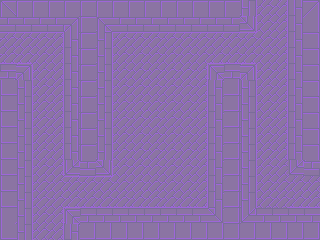

Below is a game level as drawn by its tile map, then a one-line description and the .tmx file that defines it, in full:
An orthogonal 20x15 tile map with 16x16 px tiles, 1 tile layer (background), 3 tilesets and 6 objects.

<map version="1.0" orientation="orthogonal" renderorder="right-down" width="20" height="15" tilewidth="16" tileheight="16" nextobjectid="49">
 <tileset firstgid="1" name="tileset_1" tilewidth="16" tileheight="16" tilecount="49" columns="7">
  <image source="tileset_4.png" width="112" height="112" />
 </tileset>
 <tileset firstgid="50" name="player" tilewidth="32" tileheight="32" tilecount="1" columns="1">
  <image source="../../img/player_stand.png" width="32" height="36" />
 </tileset>
 <tileset firstgid="51" name="scarab" tilewidth="64" tileheight="32" tilecount="1" columns="1">
  <image source="../../img/scarab.png" width="64" height="32" />
 </tileset>
 <layer name="background" width="20" height="15">
  <data encoding="csv">
1,4,4,4,4,4,3,3,3,3,3,3,3,3,3,23,24,26,27,7,
11,11,11,11,13,4,9,10,10,10,10,10,10,10,10,41,24,26,27,14,
18,18,18,19,27,4,23,17,18,18,18,18,18,18,18,18,25,26,20,21,
32,32,25,26,27,4,23,24,25,25,25,25,25,32,32,32,25,26,20,21,
39,13,24,26,27,4,23,24,25,25,25,25,26,9,39,13,24,26,20,21,
15,23,24,26,27,4,23,24,25,25,25,25,26,27,46,23,24,26,20,21,
29,23,24,26,27,4,23,24,25,25,25,25,26,27,46,23,24,26,20,21,
29,23,24,26,27,4,23,24,25,25,25,25,26,27,46,23,24,26,20,21,
29,23,24,26,27,4,23,24,25,25,25,25,26,27,46,23,24,26,20,21,
29,23,24,26,27,4,23,24,25,25,25,25,26,27,46,23,24,26,20,21,
29,23,24,26,37,11,41,24,25,25,25,25,26,27,46,23,24,25,37,11,
29,23,24,25,18,18,18,25,25,25,25,25,26,27,46,23,24,25,25,25,
29,23,24,25,32,32,32,32,32,32,32,32,33,27,46,23,24,25,32,32,
36,23,24,26,9,39,40,40,40,40,40,40,40,41,46,37,39,39,39,39,
22,23,24,26,27,46,47,47,47,47,47,47,47,47,46,46,46,46,46,46
</data>
 </layer>
 <objectgroup name="enemies" />
 <objectgroup name="solids">
  <object id="33" x="0" y="0" width="256" height="32" />
  <object id="34" x="64" y="32" width="48" height="144" />
  <object id="35" x="0" y="64" width="32" height="176" />
  <object id="36" x="64" y="208" width="256" height="32" />
  <object id="37" x="208" y="64" width="48" height="144" />
  <object id="38" x="288" y="0" width="32" height="176" />
 </objectgroup>
 <objectgroup name="player" />
</map>
